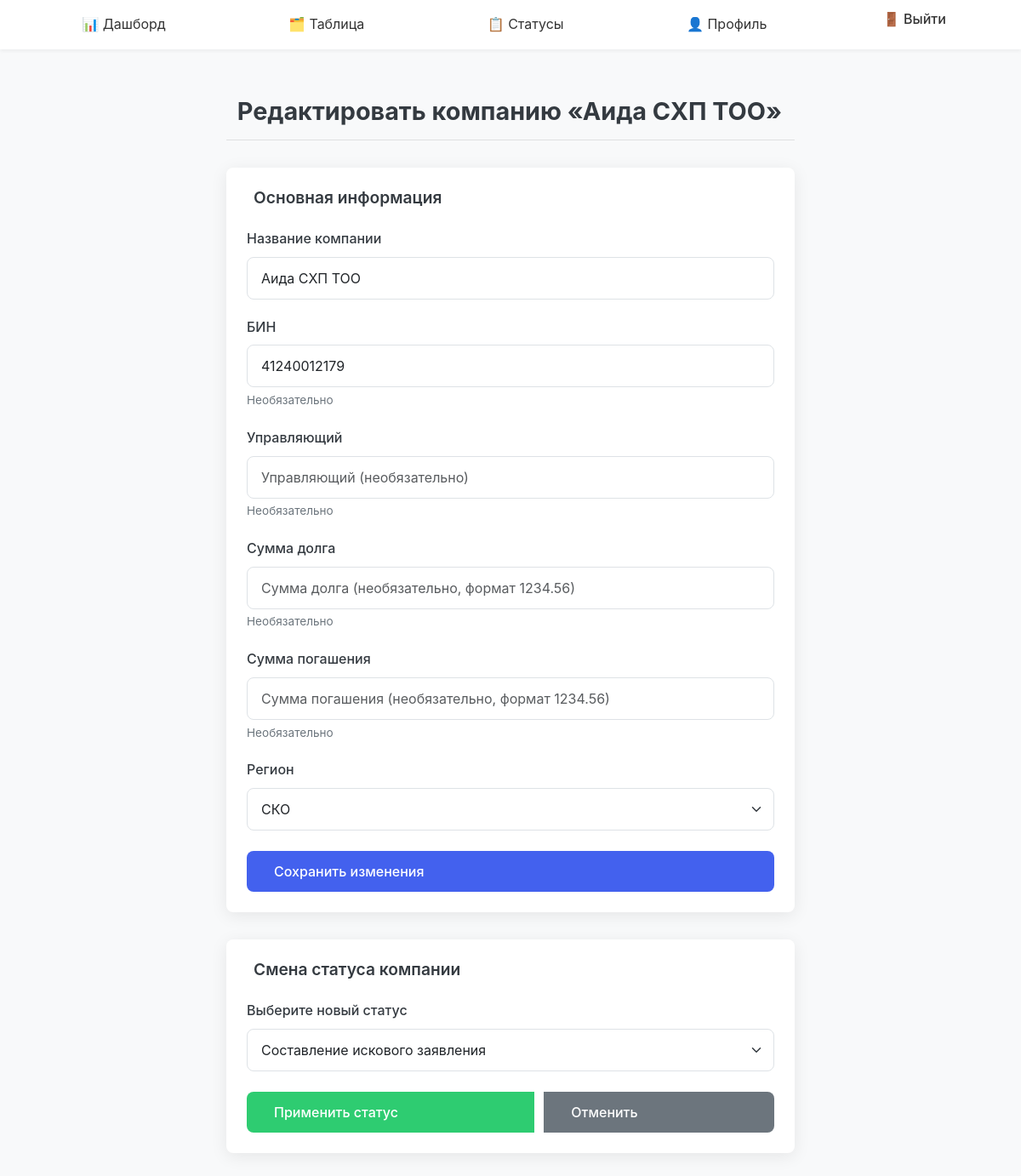
Before: /main/edit/171/ (signed in) with the older database file.
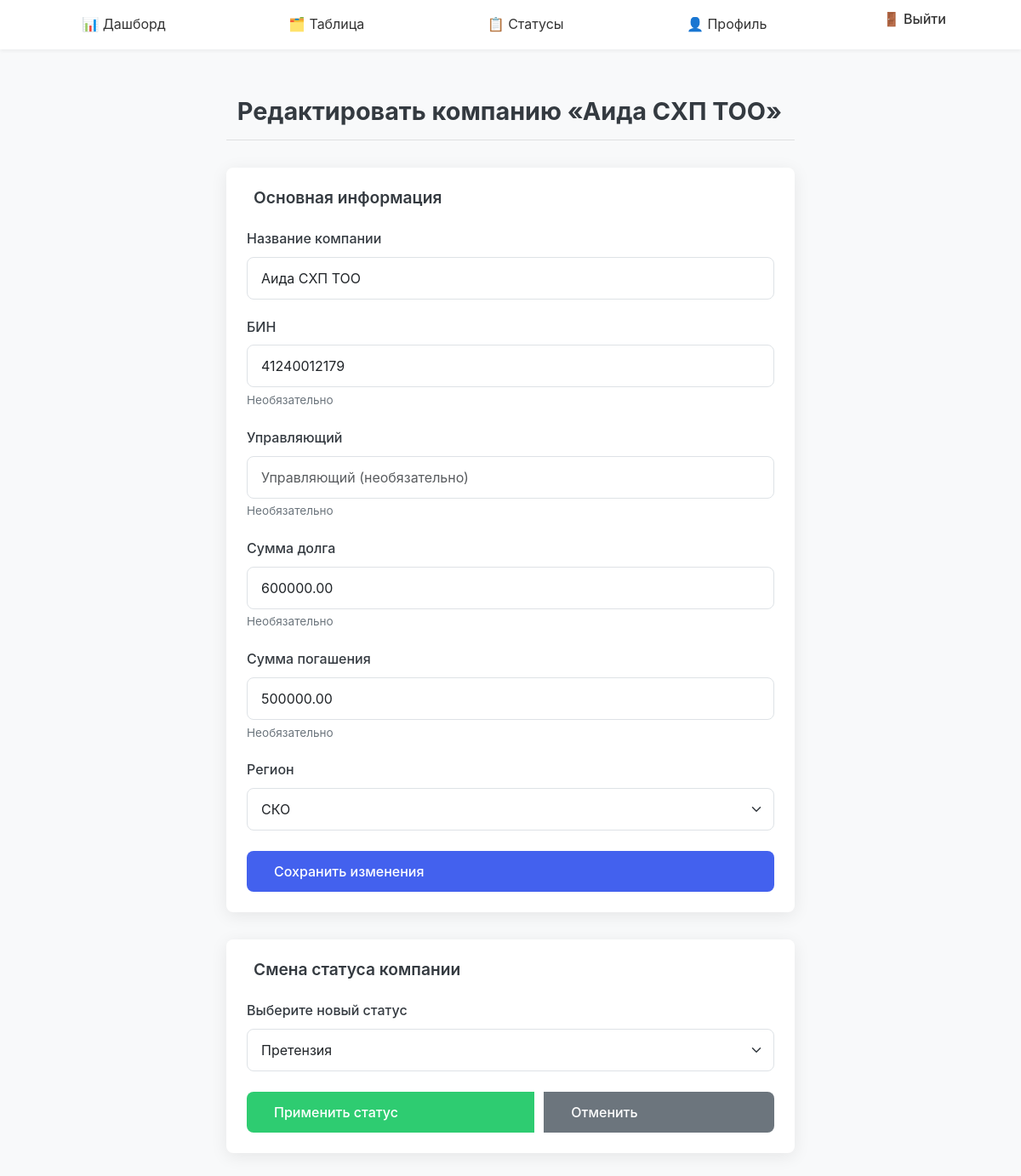
After: the same page with the newer database file.
### main/models.py (models this page shows, shortened)
class Company(models.Model):
    name = models.CharField("Название компании", max_length=200)
    bin_number = models.CharField(
        "БИН",
        max_length=50,
        blank=True,
        null=True,
        help_text="Бизнес-идентификационный номер (необязательно)"
    )
    manager_name = models.CharField(
        "Управляющий",
        max_length=150,
        blank=True,
        null=True,
        help_text="Имя ответственного лица/управляющего (необязательно)"
    )
    debt_amount = models.DecimalField(
        "Сумма долга",
        max_digits=12,
        decimal_places=2,
        blank=True,
        null=True,
        help_text="Сумма долга (необязательно)"
    )
    status = models.ForeignKey(
        Status,
        on_delete=models.SET_NULL,
        null=True,
        blank=True,
        related_name="+",
        verbose_name="Текущий статус"
    )
    position = models.IntegerField(
        "Позиция в колонке",
        default=0,
        help_text="Порядок внутри одного статуса на доске"
    )
    region = models.CharField(
        "Регион",
        max_length=3,
        choices=REGION_CHOICES,
        default="KST",
        help_text="Географический регион компании"
    )
    repaid_amount = models.DecimalField(
        "Сумма погашения",
        max_digits=12,
        decimal_places=2,
        blank=True,
        null=True,
        help_text="Сумма уже погашенного долга (если есть)"
    )
    class Meta:
        ordering = ["position"]
        verbose_name = "Компания"
        verbose_name_plural = "Компании"

class Status(models.Model):
    name = models.CharField("Название статуса", max_length=400)
    order = models.PositiveIntegerField(
        "Порядок отображения",
        default=0,
        help_text="Чем меньше — тем левее на доске"
    )
    duration_days = models.PositiveIntegerField(
        "Рекомендуемое время (дней)",
        default=0,
        help_text="Рекомендованное количество дней в этом статусе"
    )
    class Meta:
        ordering = ["order"]
        verbose_name = "Статус"
        verbose_name_plural = "Статусы"

### main/views.py (the view)
# urls.py: path('edit/<int:pk>/', views.edit_company, name='edit_company'),
@login_required
def edit_company(request, pk):
    if request.user.is_staff:
        company = get_object_or_404(Company, pk=pk)
    else:
        regions = request.user.profile.regions.values_list('code', flat=True)
        company = get_object_or_404(Company, pk=pk, region__in=regions)
    old_status = company.status
    old_order  = old_status.order if old_status else -1
    if request.method == 'POST' and 'save_details' in request.POST:
        form = CompanyForm(request.POST, instance=company, user=request.user)
        if form.is_valid():
            new_status = form.cleaned_data.get('status')
            new_order  = new_status.order if new_status else -1
            if not request.user.is_staff and new_order < old_order:
                messages.error(request, "Нельзя выбрать более ранний этап.")
            else:
                c = form.save(commit=False)
                if not request.user.is_staff:
                    c.region = regions[0] if regions else c.region
                c.save()
                messages.success(request, "Данные компании сохранены.")
                return redirect('main:company_detail', company.pk)
    else:
        form = CompanyForm(instance=company, user=request.user)
    statuses = Status.objects.all().order_by('order')
    return render(request, 'main/company_form.html', {
        'title':   'Редактировать компанию',
        'company': company,
        'form':    form,
        'statuses': statuses,
    })

### main/templates/main/company_form.html (shortened to what this page needs)
{% extends 'main/base.html' %}
{% block content %}
<div class="edit-container">
  <div class="edit-header">
    <h1 class="edit-title">
      Редактировать компанию «{{ company.name }}»
    </h1>
  </div>
  <div class="edit-section">
    <h2 class="section-title">
      Основная информация
    </h2>
    <form method="post" action="{% url 'main:edit_company' company.pk %}">
      <div class="form-group">
        <label for="{{ form.name.id_for_label }}" class="form-label">Название компании</label>
        {{ form.name }}
      </div>
      <div class="form-group">
        <label for="{{ form.bin_number.id_for_label }}" class="form-label">БИН</label>
        {{ form.bin_number }}
        <div class="form-text">Необязательно</div>
      </div>
      <div class="form-group">
        <label for="{{ form.manager_name.id_for_label }}" class="form-label">Управляющий</label>
        {{ form.manager_name }}
        <div class="form-text">Необязательно</div>
      </div>
      <div class="form-group">
        <label for="{{ form.debt_amount.id_for_label }}" class="form-label">Сумма долга</label>
        {{ form.debt_amount }}
        <div class="form-text">Необязательно</div>
      </div>
      <div class="form-group">
        <label for="{{ form.repaid_amount.id_for_label }}" class="form-label">Сумма погашения</label>
        {{ form.repaid_amount }}
        <div class="form-text">Необязательно</div>
      </div>
      <div class="form-group">
        <label for="{{ form.region.id_for_label }}" class="form-label">Регион</label>
        {{ form.region }}
      </div>
      <div class="btn-group">
        <button type="submit" class="btn btn-primary">
           Сохранить изменения
        </button>
      </div>
    </form>
  </div>
  <div class="edit-section">
    <h2 class="section-title">
      Смена статуса компании
    </h2>
    <form method="post" action="{% url 'main:move_company' %}">
      <div class="form-group">
        <label for="id_status_id" class="form-label">Выберите новый статус</label>
        <select name="status_id" id="id_status_id" class="form-select">
          {% for st in statuses %}
            <option value="{{ st.pk }}" {% if st.pk == company.status_id %}selected{% endif %}>
              {{ st.name }}
            </option>
          {% endfor %}
        </select>
      </div>
      <div class="btn-group">
        <button type="submit" class="btn btn-success">
           Применить статус
        </button>
        <a href="{% url 'main:company_detail' company.pk %}" class="btn btn-secondary">
           Отменить
        </a>
      </div>
    </form>
  </div>
</div>
{% endblock %}

### main/templates/main/base.html (shortened to what this page needs)
{% load static %}
<!DOCTYPE html>
<html lang="ru">
<head>
  <link
    href="https://cdn.jsdelivr.net/npm/bootstrap@5.3.0/dist/css/bootstrap.min.css"
    rel="stylesheet"
  >
  <link rel="stylesheet" href="{% static 'main/css/custom.css' %}">
</head>
<body class="bg-light">
  <nav class="navbar navbar-expand-lg navbar-dark bg-dark mb-4">
    <div class="container-fluid">
      <div class="collapse navbar-collapse" id="navTabs">
        <ul class="navbar-nav w-100 justify-content-around">
          <li class="nav-item">
            <a class="nav-link {% if request.resolver_match.url_name == 'company_dashboard' %}active{% endif %}"
               href="{% url 'main:company_dashboard' %}">
              📊 Дашборд
            </a>
          </li>
          <li class="nav-item">
            <a class="nav-link {% if request.resolver_match.url_name == 'index' %}active{% endif %}"
               href="{% url 'main:index' %}">
              🗂️ Таблица
            </a>
          </li>
          <li class="nav-item">
            <a class="nav-link {% if request.resolver_match.url_name == 'companies_table' %}active{% endif %}"
               href="{% url 'main:companies_table' %}">
              📋 Статусы
            </a>
          </li>
          <li class="nav-item">
            <a class="nav-link {% if request.resolver_match.url_name == 'profile' %}active{% endif %}"
               href="{% url 'main:profile' %}">
              👤 Профиль
            </a>
          </li>
          {% if user.is_authenticated %}
          <li class="nav-item">
            <form method="post" action="{% url 'logout' %}">
              <button type="submit" class="nav-link btn btn-link p-0">
                🚪 Выйти
              </button>
            </form>
          </li>
          {% else %}
          <li class="nav-item">
            <a class="nav-link" href="{% url 'login' %}">🔑 Войти</a>
          </li>
          {% endif %}
        </ul>
      </div>
    </div>
  </nav>
  <div class="container-fluid">
    {% block content %}{% endblock %}
  </div>
</body>
</html>

### main/static/main/css/custom.css (style rules this page uses)
:root { --color-primary: #4a90e2; --color-secondary: #f5f7fa; --color-accent: #50e3c2; --color-danger: #dc3545; --color-warning: #f5a623; --color-success: #7ed321; --color-text: #333333; --radius-sm: 0.25rem; --radius: 0.5rem; --radius-lg: 0.75rem; --shadow-sm: 0 2px 4px rgba(0,0,0,0.05); --shadow-md: 0 4px 12px rgba(0,0,0,0.1); }
body { background-color: var(--color-secondary); color: var(--color-text); font-family: 'Inter', sans-serif; line-height: 1.6; }
.navbar { background-color: #fff !important; box-shadow: var(--shadow-sm); }
.nav-link { color: var(--color-text) !important; transition: color 0.2s; }
.btn-primary { background-color: var(--color-primary); border-color: var(--color-primary); border-radius: var(--radius); transition: background-color 0.2s; }
.btn-success { background-color: var(--color-accent); border-color: var(--color-accent); border-radius: var(--radius); }
.container-fluid { padding-left: 1.5rem; padding-right: 1.5rem; }

### main/templates/main/company_form.html (style rules this page uses)
:root { --primary-color: #4361ee; --success-color: #2ecc71; --secondary-color: #6c757d; --light-color: #f8f9fa; --dark-color: #343a40; --border-radius: 0.5rem; --box-shadow: 0 4px 20px rgba(0,0,0,0.08); --transition: all 0.3s ease; }
.edit-container { max-width: 700px; margin: 0 auto; padding: 2rem 1rem; }
.edit-header { margin-bottom: 2rem; padding-bottom: 1rem; border-bottom: 1px solid rgba(0,0,0,0.1); }
.edit-title { font-size: 1.8rem; font-weight: 700; color: var(--dark-color); margin: 0; display: flex; align-items: center; gap: 0.8rem; }
.edit-section { background: white; border-radius: var(--border-radius); padding: 1.5rem; margin-bottom: 2rem; box-shadow: var(--box-shadow); }
.section-title { font-size: 1.2rem; font-weight: 600; color: var(--dark-color); margin-bottom: 1.5rem; display: flex; align-items: center; gap: 0.5rem; }
.form-group { margin-bottom: 1.25rem; }
.form-label { display: block; font-weight: 500; margin-bottom: 0.5rem; color: var(--dark-color); }
.form-control, .form-select { width: 100%; padding: 0.75rem 1rem; border: 1px solid #dee2e6; border-radius: var(--border-radius); font-size: 1rem; transition: var(--transition); }
.form-text { font-size: 0.85rem; color: var(--secondary-color); margin-top: 0.3rem; }
.btn { padding: 0.75rem 1.5rem; border-radius: var(--border-radius); font-weight: 500; display: inline-flex; align-items: center; gap: 0.5rem; transition: var(--transition); border: none; cursor: pointer; }
.btn-primary { background: var(--primary-color); color: white; }
.btn-success { background: var(--success-color); color: white; }
.btn-secondary { background: var(--secondary-color); color: white; }
.btn-group { display: flex; gap: 0.75rem; margin-top: 1.5rem; }

Changed rows visible on the page:
changed Company "Аида СХП ТОО": debt_amount (not shown) → "600000.00"; repaid_amount (not shown) → "500000.00"; status_id "Составление искового заявления" → (not shown)
Other visible differences:
form field status_id: (not shown) → "Претензия"
